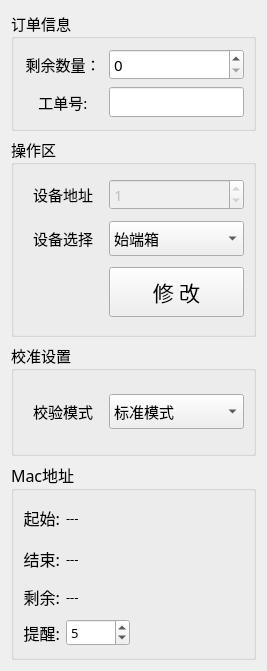
<?xml version="1.0" encoding="UTF-8"?>
<ui version="4.0">
 <class>Set_WorkWid</class>
 <widget class="QWidget" name="Set_WorkWid">
  <property name="geometry">
   <rect>
    <x>0</x>
    <y>0</y>
    <width>265</width>
    <height>671</height>
   </rect>
  </property>
  <property name="font">
   <font>
    <family>微软雅黑</family>
    <pointsize>11</pointsize>
   </font>
  </property>
  <property name="windowTitle">
   <string>Form</string>
  </property>
  <layout class="QGridLayout" name="gridLayout_2">
   <item row="0" column="0">
    <widget class="QGroupBox" name="groupBox_2">
     <property name="enabled">
      <bool>true</bool>
     </property>
     <property name="minimumSize">
      <size>
       <width>0</width>
       <height>120</height>
      </size>
     </property>
     <property name="maximumSize">
      <size>
       <width>16777215</width>
       <height>140</height>
      </size>
     </property>
     <property name="title">
      <string>订单信息</string>
     </property>
     <layout class="QGridLayout" name="gridLayout">
      <item row="0" column="0">
       <widget class="QLabel" name="label_38">
        <property name="minimumSize">
         <size>
          <width>80</width>
          <height>20</height>
         </size>
        </property>
        <property name="maximumSize">
         <size>
          <width>80</width>
          <height>30</height>
         </size>
        </property>
        <property name="text">
         <string>剩余数量：</string>
        </property>
        <property name="alignment">
         <set>Qt::AlignCenter</set>
        </property>
       </widget>
      </item>
      <item row="0" column="1">
       <widget class="QSpinBox" name="cntSpin">
        <property name="enabled">
         <bool>true</bool>
        </property>
        <property name="maximum">
         <number>99999</number>
        </property>
       </widget>
      </item>
      <item row="1" column="0">
       <widget class="QLabel" name="label_35">
        <property name="minimumSize">
         <size>
          <width>0</width>
          <height>20</height>
         </size>
        </property>
        <property name="text">
         <string>工单号:</string>
        </property>
        <property name="alignment">
         <set>Qt::AlignCenter</set>
        </property>
       </widget>
      </item>
      <item row="1" column="1">
       <widget class="QLineEdit" name="userEdit">
        <property name="enabled">
         <bool>true</bool>
        </property>
        <property name="maximumSize">
         <size>
          <width>245</width>
          <height>16777215</height>
         </size>
        </property>
        <property name="echoMode">
         <enum>QLineEdit::Normal</enum>
        </property>
        <property name="cursorMoveStyle">
         <enum>Qt::LogicalMoveStyle</enum>
        </property>
       </widget>
      </item>
     </layout>
    </widget>
   </item>
   <item row="1" column="0">
    <widget class="QGroupBox" name="groupBox">
     <property name="minimumSize">
      <size>
       <width>0</width>
       <height>200</height>
      </size>
     </property>
     <property name="font">
      <font>
       <family>微软雅黑</family>
       <pointsize>11</pointsize>
      </font>
     </property>
     <property name="title">
      <string>操作区</string>
     </property>
     <layout class="QGridLayout" name="gridLayout_4">
      <item row="0" column="0">
       <widget class="QLabel" name="label_10">
        <property name="minimumSize">
         <size>
          <width>0</width>
          <height>30</height>
         </size>
        </property>
        <property name="maximumSize">
         <size>
          <width>80</width>
          <height>16777215</height>
         </size>
        </property>
        <property name="font">
         <font>
          <family>微软雅黑</family>
          <pointsize>11</pointsize>
         </font>
        </property>
        <property name="text">
         <string>设备地址</string>
        </property>
        <property name="alignment">
         <set>Qt::AlignCenter</set>
        </property>
       </widget>
      </item>
      <item row="0" column="1">
       <widget class="QSpinBox" name="addrSpin">
        <property name="enabled">
         <bool>false</bool>
        </property>
        <property name="minimumSize">
         <size>
          <width>60</width>
          <height>30</height>
         </size>
        </property>
        <property name="font">
         <font>
          <family>微软雅黑</family>
          <pointsize>11</pointsize>
         </font>
        </property>
        <property name="maximum">
         <number>5</number>
        </property>
        <property name="value">
         <number>1</number>
        </property>
       </widget>
      </item>
      <item row="1" column="0">
       <widget class="QLabel" name="label_9">
        <property name="font">
         <font>
          <family>微软雅黑</family>
          <pointsize>11</pointsize>
         </font>
        </property>
        <property name="text">
         <string>设备选择</string>
        </property>
        <property name="alignment">
         <set>Qt::AlignCenter</set>
        </property>
       </widget>
      </item>
      <item row="1" column="1">
       <widget class="QComboBox" name="typeComboBox">
        <property name="minimumSize">
         <size>
          <width>0</width>
          <height>35</height>
         </size>
        </property>
        <property name="font">
         <font>
          <family>微软雅黑</family>
          <pointsize>11</pointsize>
         </font>
        </property>
        <item>
         <property name="text">
          <string>始端箱</string>
         </property>
        </item>
        <item>
         <property name="text">
          <string>插接箱</string>
         </property>
        </item>
       </widget>
      </item>
      <item row="2" column="1">
       <widget class="QPushButton" name="setBtn">
        <property name="minimumSize">
         <size>
          <width>0</width>
          <height>50</height>
         </size>
        </property>
        <property name="font">
         <font>
          <family>微软雅黑</family>
          <pointsize>16</pointsize>
         </font>
        </property>
        <property name="text">
         <string>修 改</string>
        </property>
       </widget>
      </item>
     </layout>
    </widget>
   </item>
   <item row="2" column="0">
    <widget class="QGroupBox" name="groupBox_3">
     <property name="title">
      <string>校准设置</string>
     </property>
     <layout class="QGridLayout" name="gridLayout_5">
      <item row="0" column="0">
       <widget class="QLabel" name="label_20">
        <property name="minimumSize">
         <size>
          <width>80</width>
          <height>35</height>
         </size>
        </property>
        <property name="maximumSize">
         <size>
          <width>70</width>
          <height>16777215</height>
         </size>
        </property>
        <property name="text">
         <string>校验模式</string>
        </property>
        <property name="alignment">
         <set>Qt::AlignCenter</set>
        </property>
       </widget>
      </item>
      <item row="0" column="1">
       <widget class="QComboBox" name="aiBox">
        <property name="minimumSize">
         <size>
          <width>0</width>
          <height>35</height>
         </size>
        </property>
        <item>
         <property name="text">
          <string>标准模式</string>
         </property>
        </item>
        <item>
         <property name="text">
          <string>智能模式</string>
         </property>
        </item>
        <item>
         <property name="text">
          <string>一对一校准模式</string>
         </property>
        </item>
       </widget>
      </item>
     </layout>
    </widget>
   </item>
   <item row="3" column="0">
    <widget class="QGroupBox" name="groupBox_4">
     <property name="maximumSize">
      <size>
       <width>16777215</width>
       <height>220</height>
      </size>
     </property>
     <property name="font">
      <font>
       <family>微软雅黑</family>
       <pointsize>12</pointsize>
      </font>
     </property>
     <property name="title">
      <string>Mac地址</string>
     </property>
     <layout class="QGridLayout" name="gridLayout_3">
      <item row="0" column="0">
       <widget class="QLabel" name="label_11">
        <property name="minimumSize">
         <size>
          <width>0</width>
          <height>35</height>
         </size>
        </property>
        <property name="maximumSize">
         <size>
          <width>50</width>
          <height>16777215</height>
         </size>
        </property>
        <property name="text">
         <string>起始:</string>
        </property>
        <property name="alignment">
         <set>Qt::AlignRight|Qt::AlignTrailing|Qt::AlignVCenter</set>
        </property>
       </widget>
      </item>
      <item row="1" column="0">
       <widget class="QLabel" name="label_12">
        <property name="minimumSize">
         <size>
          <width>0</width>
          <height>35</height>
         </size>
        </property>
        <property name="maximumSize">
         <size>
          <width>50</width>
          <height>16777215</height>
         </size>
        </property>
        <property name="text">
         <string>结束:</string>
        </property>
        <property name="alignment">
         <set>Qt::AlignRight|Qt::AlignTrailing|Qt::AlignVCenter</set>
        </property>
       </widget>
      </item>
      <item row="2" column="0">
       <widget class="QLabel" name="label_13">
        <property name="minimumSize">
         <size>
          <width>0</width>
          <height>30</height>
         </size>
        </property>
        <property name="maximumSize">
         <size>
          <width>50</width>
          <height>16777215</height>
         </size>
        </property>
        <property name="text">
         <string>剩余:</string>
        </property>
        <property name="alignment">
         <set>Qt::AlignRight|Qt::AlignTrailing|Qt::AlignVCenter</set>
        </property>
       </widget>
      </item>
      <item row="3" column="0">
       <widget class="QLabel" name="label_14">
        <property name="minimumSize">
         <size>
          <width>0</width>
          <height>30</height>
         </size>
        </property>
        <property name="maximumSize">
         <size>
          <width>50</width>
          <height>16777215</height>
         </size>
        </property>
        <property name="text">
         <string>提醒:</string>
        </property>
        <property name="alignment">
         <set>Qt::AlignRight|Qt::AlignTrailing|Qt::AlignVCenter</set>
        </property>
       </widget>
      </item>
      <item row="3" column="1">
       <widget class="QSpinBox" name="spinBox">
        <property name="font">
         <font>
          <family>宋体</family>
          <pointsize>10</pointsize>
         </font>
        </property>
        <property name="suffix">
         <string/>
        </property>
        <property name="prefix">
         <string/>
        </property>
        <property name="minimum">
         <number>1</number>
        </property>
        <property name="maximum">
         <number>99999</number>
        </property>
        <property name="singleStep">
         <number>1000</number>
        </property>
        <property name="value">
         <number>5</number>
        </property>
       </widget>
      </item>
      <item row="3" column="2">
       <spacer name="horizontalSpacer">
        <property name="orientation">
         <enum>Qt::Horizontal</enum>
        </property>
        <property name="sizeHint" stdset="0">
         <size>
          <width>116</width>
          <height>20</height>
         </size>
        </property>
       </spacer>
      </item>
      <item row="0" column="1" colspan="2">
       <widget class="QLabel" name="startMacLab">
        <property name="font">
         <font>
          <family>宋体</family>
          <pointsize>10</pointsize>
         </font>
        </property>
        <property name="text">
         <string>---</string>
        </property>
       </widget>
      </item>
      <item row="1" column="1" colspan="2">
       <widget class="QLabel" name="endMacLab">
        <property name="font">
         <font>
          <family>宋体</family>
          <pointsize>10</pointsize>
         </font>
        </property>
        <property name="text">
         <string>---</string>
        </property>
       </widget>
      </item>
      <item row="2" column="1" colspan="2">
       <widget class="QLabel" name="cntMacLab">
        <property name="font">
         <font>
          <family>宋体</family>
          <pointsize>10</pointsize>
         </font>
        </property>
        <property name="text">
         <string>---</string>
        </property>
       </widget>
      </item>
     </layout>
    </widget>
   </item>
  </layout>
 </widget>
 <resources/>
 <connections/>
</ui>
